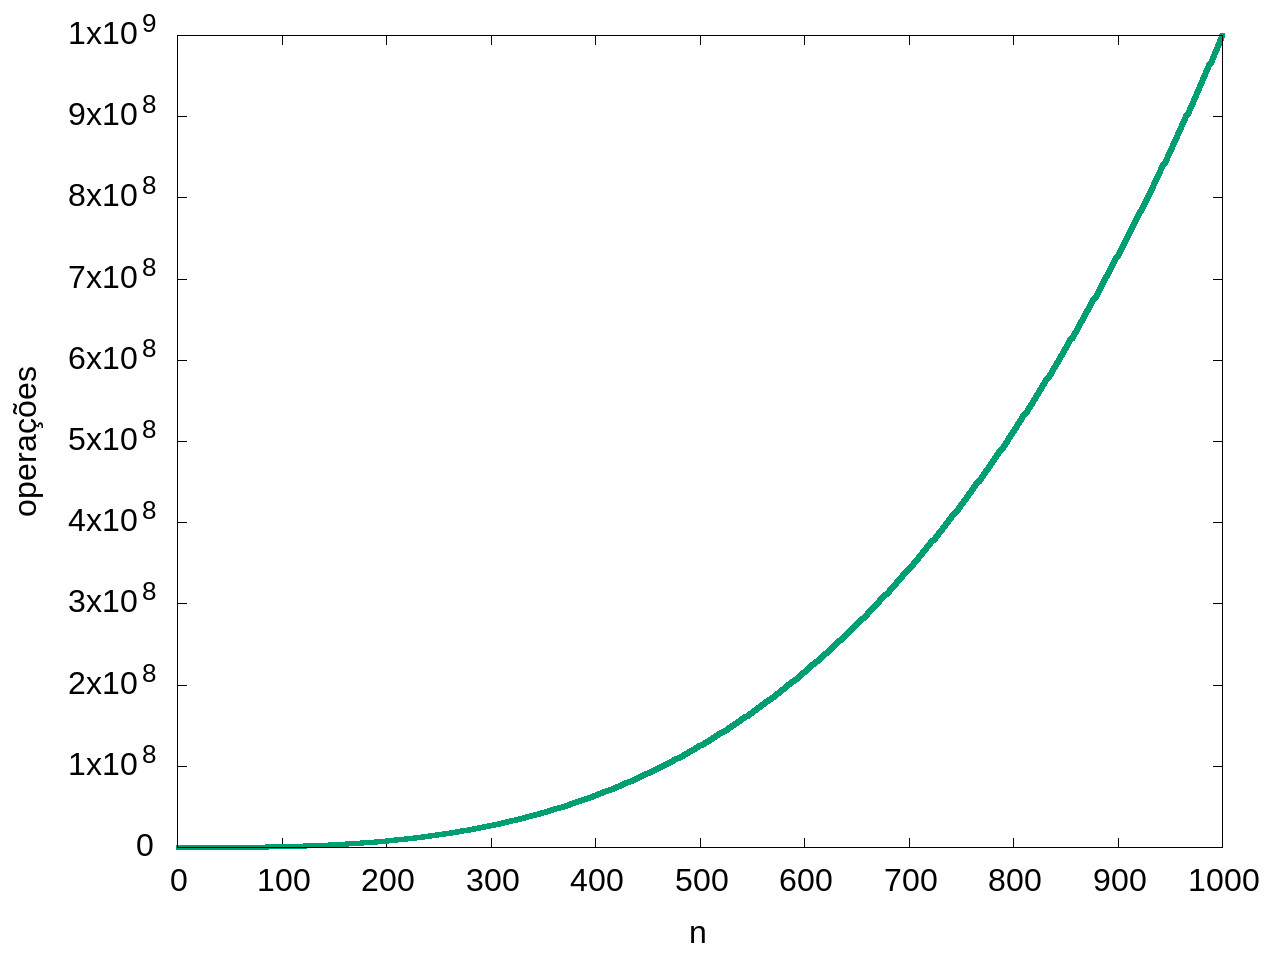

Reproduce this figure in gnuplot.
set terminal jpeg enhanced size 1280,960 font "arial,24.0"
set output "contagem11.jpg"
set xlabel "n"
set ylabel "operações" 
plot "contagem11.txt" with lines lw 5 lt 2 notitle
